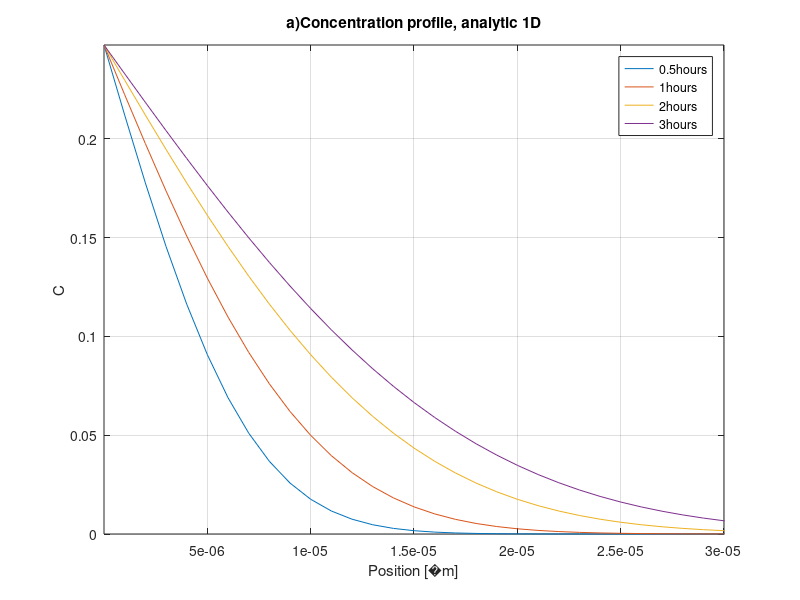

Here is the MATLAB script that generated this plot: (Note: this script raises an error after producing the figure.)
clear all
close all
clc

%-------------Constants------------------
c.D0 = 3.46*10^-5; % [m^2/s]
c.Q = 123800; %[J/mol]
c.R=8.3145; %[J/K*mol]
c.Cstar=2.17*10^3; %[wt%]
c.dH_0=50800; % [J/mol]
c.B0=0.001*10^-6; %[m]
%----------------------------------------

%-------------Variables------------------
v.T_1=400+273; %[K]
v.T_2=430+273;
v.C_p=100;
v.C_0=0;
%----------------------------------------

%-------------Diffusion------------------
D_eq = @(T) c.D0*exp(-c.Q/(c.R*T));  % [mm^2/s]
D_T1=D_eq(v.T_1);
%----------------------------------------
%-----------------Ci---------------------
Ci_eq = @(T) c.Cstar*exp(-c.dH_0/(c.R*T));
C_i_T1=Ci_eq(v.T_1);
%----------------------------------------

t=[0.5,1,2,3]*60*60; %hours

xgrid=5000;
xend=5*10^-3;
x=linspace(c.B0,xend,xgrid); 
dt=1; %time step
dx=x(2)-x(1); %distance step


%Analytic solution
C_an_eq = @(x,t) C_i_T1-(C_i_T1 - v.C_0).*erf((x-c.B0)./(2*sqrt(D_T1*t)));
figure
for i=1:length(t)
    C_an(:,i)= C_an_eq(x,t(i));
    plot(x,C_an(:,i))
    anlegend{i}=[num2str(t(i)/3600) 'hours'];
    hold on
end
grid
title('a)Concentration profile, analytic 1D')
xlabel('Position [�m]')
ylabel('C')
axis([c.B0 3*10^-5 0 C_i_T1])
legend(anlegend)


%iii)a)-------------------------------------------------------------


%Stability
r=(D_T1*dt)/(dx^2);
while r>0.5
    dt=dt/4;
    r=(D_T1*dt)/(dx^2);
end
t=0;
dt=1;
Cstart(1:length(x),1)=v.C_0;
Cstart(1,1)=C_i_T1;
j=1;
while t<60*60
    Cnext(:,j)=Cnum(v,r,x,Cstart);
    Cstart=Cnext(:,j);
    j=j+1;
    t=t+dt;
end
C_numeric(:,1)=Cnext(:,j-1);
figure
plot(x,C_an(:,2))
hold on
plot(x,C_numeric(:,1))
grid
legend('Analytic','Numeric')
axis([c.B0 3*10^-5 0 C_i_T1])
title('a)Concentration profile, 1D')
xlabel('Position [µm]')
ylabel('Composition B')
leg = strtrim(cellstr(num2str((t./(60^2))'))');



%Isothermal annealing, analytical solution iii)b)--------------------
k_eq = @(C_i) 2*(C_i-v.C_0)/(v.C_p-v.C_0);

k=k_eq(C_i_T1);

B_eq = @(k,t) c.B0 - (k/sqrt(pi))*sqrt(D_T1*t);
B_norm(1)=1;
i=1;
t(1)=0;
dt=0.1;
while B_norm>0
B_norm(i)= B_eq(k,t(i))/c.B0;
t(i+1)=t(i)+dt;
i=i+1;
end

figure
subplot(3,1,1)
plot(t(1:length(t)-1),B_norm)
axis([0 20 0 1])
title('b)Plate dissolution, 1D')
ylabel('scaled volume fraction')
xlabel('time[s]')
grid



%iii)c)Plate and spherical isothermal
clear t
dt=0.01;
B_num(1)=c.B0;
B_num_norm(1)=1;

r_num(1)=c.B0;
r_num_norm(1)=1;

t(1)=0;
j=1;
while (B_num_norm(j)>0)
t(j+1)=t(j)+dt;
%Backwards euler
    %Plate-like precipitates
    B_num(j+1)=B_num(j)-dt*(k/2)*sqrt(D_T1/(pi*t(j+1)));
    B_num_norm(j+1)=B_num(j+1)/c.B0;
    
j=j+1;
end


hold on
plot(t,B_num_norm)
legend('Analytic','Numeric')



%%
%iii)d)----------------------------
%Non isothermal case Two-Step
clear t
xgrid=7000;
xend=5*10^-5;
x=linspace(c.B0,xend,xgrid); 
dt=0.001; %time step
dx=x(2)-x(1); %distance step

t(1)=0;
j=1;
D_1=D_eq(v.T_1);
Ci_1=Ci_eq(v.T_1);
D_2=D_eq(v.T_1);
Ci_2=Ci_eq(v.T_1);

B_num_noniso_2(1)=c.B0;
B_num_noniso_2_norm(1)=1;
B_num_noniso_1(1)=c.B0;
B_num_noniso_1_norm(1)=1;

r= @(D) (D*dt)/(dx^2);
r1=r(D_1);
r2=r(D_1);
Cstart1(1:length(x),1)=v.C_0;
Cstart1(1,1)=C_i_T1;
Cstart2=Cstart1;
alreadychanged1=0;
alreadychanged2=0;
while B_num_noniso_2_norm(j)>0
    t(j+1)=t(j)+dt;
if (B_num_noniso_1_norm(j)<0.7)&&(alreadychanged1==0)
    D_1=D_eq(v.T_2);
    Ci_1=Ci_eq(v.T_2);
    r1=r(D_2);
    if r1>0.5
        display('Numerical stability error: decrease dt or increase dx')
    end
    alreadychanged1=1;
end
if (B_num_noniso_2_norm(j)<0.3)&&(alreadychanged2==0)
    D_2=D_eq(v.T_2);
    Ci_2=Ci_eq(v.T_2);
    r2=r(D_2);
    if r2>0.5
        display('Numerical stability error: decrease dt or increase dx')
    end
    alreadychanged2=1;
end
Cstart1(1,1)=Ci_1;
Cstart2(1,1)=Ci_2;
Cnext1(:,j)=Cnum(v,r1,x,Cstart1(:,1));
Cnext2(:,j)=Cnum(v,r2,x,Cstart2(:,1));

Cstart1(:,1)=Cnext1(:,j);
Cstart2(:,1)=Cnext2(:,j);

B_num_noniso_1(j+1)=B_num_noniso_1(j)+((dt*D_1)/(dx*(v.C_p-Ci_1)))*(Cnext1(2,j)-Cnext1(1,j));
B_num_noniso_1_norm(j+1)=(B_num_noniso_1(j+1))/c.B0;

B_num_noniso_2(j+1)=B_num_noniso_2(j)+((dt*D_2)/(dx*(v.C_p-Ci_2)))*(Cnext2(2,j)-Cnext2(1,j));
B_num_noniso_2_norm(j+1)=(B_num_noniso_2(j+1))/c.B0;

j=j+1;
end

subplot(3,1,2)
plot(t,B_num_noniso_1_norm,'b--',t,B_num_noniso_2_norm,'b--')
hold on
axis([0 inf 0 1])
title('d)Plate dissolution, two-step, 1D')
ylabel('scaled volume fraction')
xlabel('time[s]')
grid

%%
%iii)e)----------------------------
%Non isothermal case Two-Step

clear t
clear B_num_noniso_2
clear B_num_noniso_1
clear B_num_noniso_2_norm
clear B_num_noniso_1_norm

t(1)=0;
j=1;
D_1=D_eq(v.T_2);
Ci_1=Ci_eq(v.T_2);
D_2=D_eq(v.T_2);
Ci_2=Ci_eq(v.T_2);

B_num_noniso_2(1)=c.B0;
B_num_noniso_2_norm(1)=1;
B_num_noniso_1(1)=c.B0;
B_num_noniso_1_norm(1)=1;

r1=r(D_1);
r2=r(D_1);
Cstart1(1:length(x),1)=v.C_0;
Cstart1(1,1)=C_i_T1;
Cstart2=Cstart1;
alreadychanged1=0;
alreadychanged2=0;
while B_num_noniso_1_norm(j)>0
    t(j+1)=t(j)+dt;
if (B_num_noniso_1_norm(j)<0.7)&&(alreadychanged1==0)
    D_1=D_eq(v.T_1);
    Ci_1=Ci_eq(v.T_1); 
    r1=r(D_1);
    if r1>0.5
        display('Numerical stability error: decrease dt or increase dx')
    end
end
if (B_num_noniso_2_norm(j)<0.3)&&(alreadychanged2==0)
    D_2=D_eq(v.T_1);
    Ci_2=Ci_eq(v.T_1);
    r2=r(D_1);
    if r2>0.5
        display('Numerical stability error: decrease dt or increase dx')
    end
end
Cstart1(1,1)=Ci_1;
Cstart2(1,1)=Ci_2;
Cnext1(:,j)=Cnum(v,r1,x,Cstart1(:,1));
Cnext2(:,j)=Cnum(v,r2,x,Cstart2(:,1));

Cstart1(:,1)=Cnext1(:,j);
Cstart2(:,1)=Cnext2(:,j);

B_num_noniso_1(j+1)=B_num_noniso_1(j)+((dt*D_1)/(dx*(v.C_p-Ci_1)))*(Cnext1(2,j)-Cnext1(1,j));
B_num_noniso_1_norm(j+1)=(B_num_noniso_1(j+1))/c.B0;

B_num_noniso_2(j+1)=B_num_noniso_2(j)+((dt*D_2)/(dx*(v.C_p-Ci_2)))*(Cnext2(2,j)-Cnext2(1,j));
B_num_noniso_2_norm(j+1)=(B_num_noniso_2(j+1))/c.B0;

j=j+1;
end

subplot(3,1,3)
plot(t,B_num_noniso_1_norm,'b--',t,B_num_noniso_2_norm,'b--')
hold on
axis([0 inf 0 1])
title('Plate dissolution, two-step, 1D')
ylabel('scaled volume fraction')
xlabel('time[s]')
grid

%Isokinetic annealing, analytic solution iii)e)----------------------
%% sgsge
D_1=D_eq(v.T_1);
k=k_eq(C_i_T1);
t1star_eq=@(k,D) (pi*c.B0^2)/(D*k^2);
t1star=t1star_eq(k,D_1);
i=1;
dt=0.0005;
t=[0:dt:20];

f_low1=1;
f_low2=1;
bytte07=0;
bytte03=0;
sum=0;

while f_low1(i) > 0 
    
    sum(i+1)=sum(i)+(dt/t1star);
    f_low1(i+1)=1-sqrt(sum(i));
    if (f_low1(i) <= 0.7) && (bytte07==0)
        C_i_T2=Ci_eq(v.T_2);
        D_T2=D_eq(v.T_2);
        k=k_eq(C_i_T2);
        t1star=t1star_eq(k,D_T2);
        tid_low07 = i;
        bytte07=1;
    end
    i=i+1;
end
tid1=i;


D_T1=D_eq(v.T_1);
C_i_T1=Ci_eq(v.T_1);
k=k_eq(C_i_T1);

t1star=t1star_eq(k,D_T1);
i=1;

sum=0;
while f_low2 > 0

    sum(i+1)=sum(i)+(dt/t1star);
    f_low2(i+1)=1-sqrt(sum(i));
    if (f_low2(i) <= 0.3) && (bytte03==0)
        C_i_T2=Ci_eq(v.T_2);
        D_T2=D_eq(v.T_2);
        k=k_eq(C_i_T2);
        t1star=t1star_eq(k,D_T2);
        tid_low03 = i;
        bytte03=1;
    end
    i=i+1;
    
end
tid2=i;


figure(3)
subplot(3,1,2)
plot(t(1:tid1), f_low1,'r', t(1:tid2), f_low2,'r')
% hold on
% plot
legend('Numeric solution','','Isokinetic solution','')

%dissolution
D_1=D_eq(v.T_2);
C_i_T2=Ci_eq(v.T_2);
k=k_eq(C_i_T2);

t1star=t1star_eq(k,D_1);
i=1;
dt=0.0005;
t=[0:dt:20];

f_hi1=1;
f_hi2=1;
bytte07=0;
bytte03=0;
sum=0;

while f_hi1(i) > 0 
    
    sum(i+1)=sum(i)+(dt/t1star);
    f_hi1(i+1)=1-sqrt(sum(i));
    if (f_hi1(i) <= 0.7) && (bytte07==0)
        C_i_T1=Ci_eq(v.T_1);
        D_T1=D_eq(v.T_1);
        k=k_eq(C_i_T1);
        t1star=t1star_eq(k,D_T1);
        tid_low07 = i;
        bytte07=1;
    end
    i=i+1;
end
tid1=i;


D_T2=D_eq(v.T_2);
C_i_T2=Ci_eq(v.T_2);
k=k_eq(C_i_T2);

t1star=t1star_eq(k,D_T2);
i=1;

sum=0;
while f_hi2 > 0

    sum(i+1)=sum(i)+(dt/t1star);
    f_hi2(i+1)=1-sqrt(sum(i));
    if (f_hi2(i) <= 0.3) && (bytte03==0)
        C_i_T1=Ci_eq(v.T_1);
        D_T1=D_eq(v.T_1);
        k=k_eq(C_i_T1);
        t1star=t1star_eq(k,D_T1);
        tid_low03 = i;
        bytte03=1;
    end
    i=i+1;
    
end
tid2=i;



figure(3)
subplot(3,1,3)
plot(t(1:tid1), f_hi1,'r', t(1:tid2), f_hi2,'r')

legend('Numeric solution','','Isokinetic solution','')
